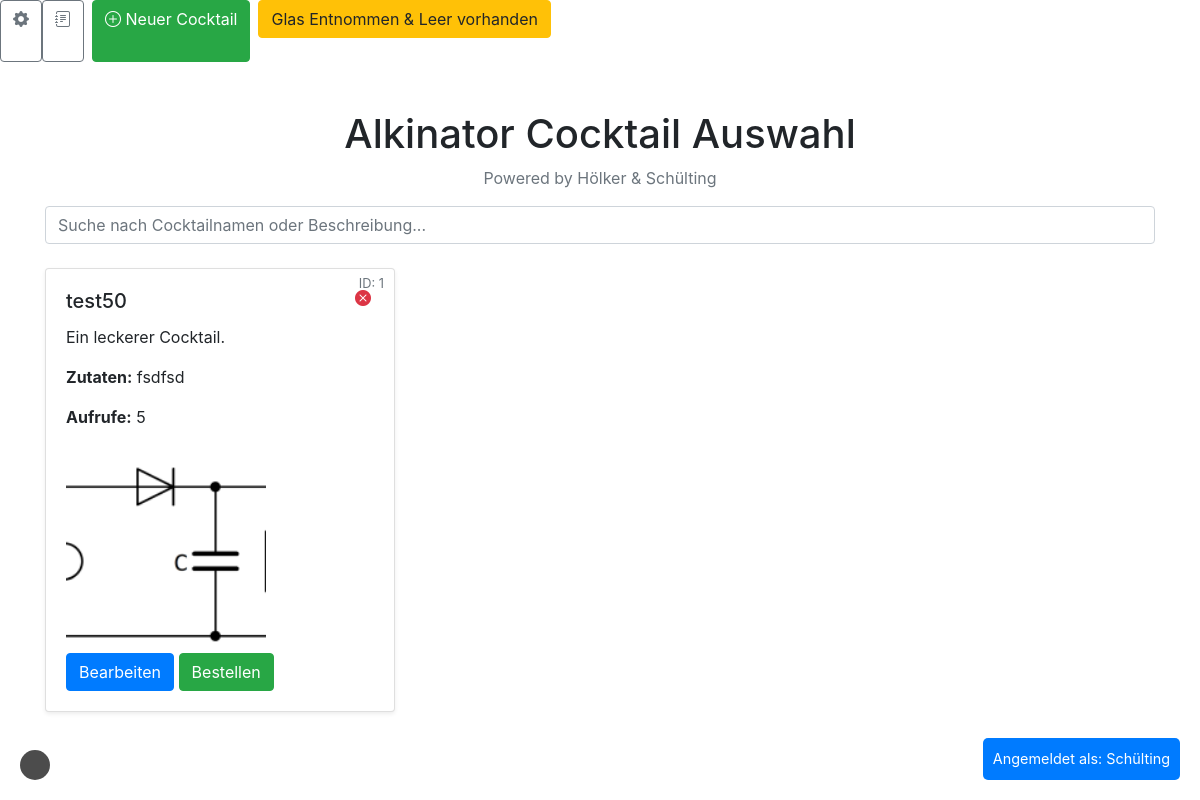
Before: / with the older database file.
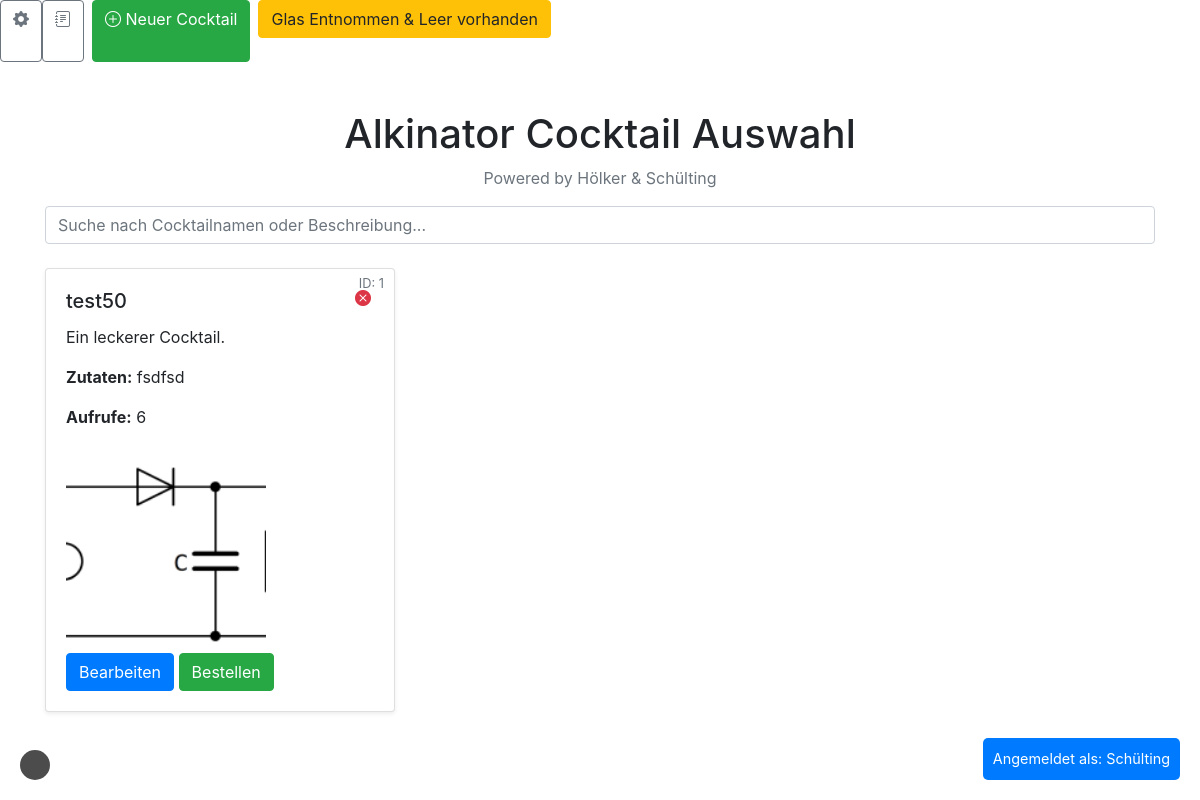
After: the same page with the newer database file.
### tables this page shows
CREATE TABLE cocktails (
        id INTEGER PRIMARY KEY AUTOINCREMENT,
        name TEXT NOT NULL,
        ingredients TEXT NOT NULL,
        description TEXT,
        image_path TEXT,
        counter INTEGER DEFAULT 0
    );

### app.py (the view)
@app.route('/')
def index():
    user_agent = request.headers.get('User-Agent')
    ip_address = request.remote_addr
    with get_db_connection() as conn:
        cursor = conn.cursor()
        cursor.execute(
            '''
            SELECT username FROM users WHERE user_agent = ? OR ip_address = ?
            ''',
            (user_agent, ip_address)
        )
        user = cursor.fetchone()
        if user:
            session['user'] = user['username']  # Benutzer erkannt, in die Session setzen
        else:
            return redirect(url_for('register'))  # Benutzer nicht erkannt, zur Registrierung leiten
    cocktails = cursor.execute('SELECT * FROM cocktails ORDER BY counter DESC').fetchall()
    return render_template('index.html', cocktails=cocktails)

### app.py (called while the page is built)
def get_db_connection():
    def trace_callback(sql):
        with open('sql_log.txt', 'a') as f:
            f.write(f"[SQL TRACE]: {sql}\n")
    conn = sqlite3.connect('cocktails.db', timeout=10)
    conn.row_factory = sqlite3.Row
    conn.set_trace_callback(trace_callback)  # Logging aktivieren
    return conn

@app.context_processor
def inject_global_settings():
    with get_db_connection() as conn:
        cursor = conn.cursor()
        cursor.execute('SELECT value FROM settings WHERE name = ?', ('global_cocktail_access',))
        global_access = cursor.fetchone()
        global_access = global_access['value'] == '1' if global_access else False
    return dict(global_access=global_access)

### templates/index.html (shortened to what this page needs)
<!DOCTYPE html>
<html lang="de">
<head>
    <link href="https://stackpath.bootstrapcdn.com/bootstrap/4.5.2/css/bootstrap.min.css" rel="stylesheet">
    <link rel="stylesheet" href="https://cdnjs.cloudflare.com/ajax/libs/bootstrap-icons/1.8.1/font/bootstrap-icons.min.css">
</head>
<body>
    <div class="header-icons d-flex">
        {% if session.get('user') in ['Hölker', 'Schülting'] or global_access %}
            {% if session.get('user') in ['Hölker', 'Schülting'] %}
            <a href="{{ url_for('settings') }}" class="btn btn-outline-secondary" title="Einstellungen">
                <i class="bi bi-gear-fill"></i>
            </a>
            <a href="{{ url_for('order_logs') }}" class="btn btn-outline-secondary" title="Logs">
                <i class="bi bi-journal-text"></i>
            </a>
            {% endif %}
            <a href="{{ url_for('create_cocktail') }}" class="btn btn-success mx-2">
                <i class="bi bi-plus-circle me-1"></i> Neuer Cocktail
            </a>
            <div class="text-center mb-4">
                <button class="btn btn-warning" onclick="confirmGlasEntnommen()">Glas Entnommen & Leer vorhanden</button>
            </div>
        {% else %}
            <div class="text-center mb-4">
                <button class="btn btn-warning" onclick="confirmGlasEntnommen()">Glas Entnommen & Leer vorhanden</button>
            </div>
        {% endif %}
    </div>
    <div class="container mt-5">
        <h1 class="text-center">Alkinator Cocktail Auswahl</h1>
        <p class="text-center text-muted">Powered by Hölker & Schülting</p>
        <div class="mb-4">
            <input type="text" id="search-input" class="form-control" placeholder="Suche nach Cocktailnamen oder Beschreibung..." oninput="filterCocktails()">
        </div>
        <div id="cocktail-container" class="row">
            {% for cocktail in cocktails %}
            <div class="col-md-4 mb-4 cocktail-card" data-name="{{ cocktail['name']|lower }}" data-description="{{ cocktail['description']|lower }}">
                <div class="card shadow-sm position-relative">
                    <span class="cocktail-id">ID: {{ cocktail['id'] }}</span>
                    {% if session.get('user') in ['Hölker', 'Schülting'] %}
                        <button class="btn btn-link text-danger position-absolute"
                                style="top: 10px; right: 10px;"
                                onclick="deleteCocktail({{ cocktail['id'] }})"
                                title="Rezept löschen">
                            <i class="bi bi-x-circle-fill"></i>
                        </button>
                    {% endif %}
                    <div class="card-body">
                        <h5 class="card-title">{{ cocktail['name'] }}</h5>
                        <p class="card-text">{{ cocktail['description'] or "Ein leckerer Cocktail." }}</p>
                        <p><strong>Zutaten:</strong> {{ cocktail['ingredients'] }}</p>
                        <p><strong>Aufrufe:</strong> {{ cocktail['counter'] }}</p>
                        {% if cocktail['image_path'] %}
                        <img src="{{ url_for('static', filename=cocktail['image_path']) }}"
                            alt="{{ cocktail['name'] }}"
                            class="cocktail-image">
                        {% endif %}
                        {% if session.get('user') in ['Hölker', 'Schülting'] or global_access %}
                        <a href="{{ url_for('edit_cocktail', id=cocktail['id']) }}" class="btn btn-primary mt-2">Bearbeiten</a>
                        {% endif %}
                        <button onclick="orderCocktail({{ cocktail['id'] }})" class="btn btn-success mt-2">Bestellen</button>
                    </div>
                </div>
            </div>
            {% endfor %}
        </div>
    </div>
    <div id="current-user">
        {% if session.get('user') %}
            Angemeldet als: {{ session['user'] }}
        {% else %}
            Nicht angemeldet
        {% endif %}
    </div>
    <a href="{{ url_for('order_queue') }}" class="order-queue-link">
    </a>
</body>
</html>

Changed rows visible on the page:
changed cocktails "test50": counter "5" → "6"
